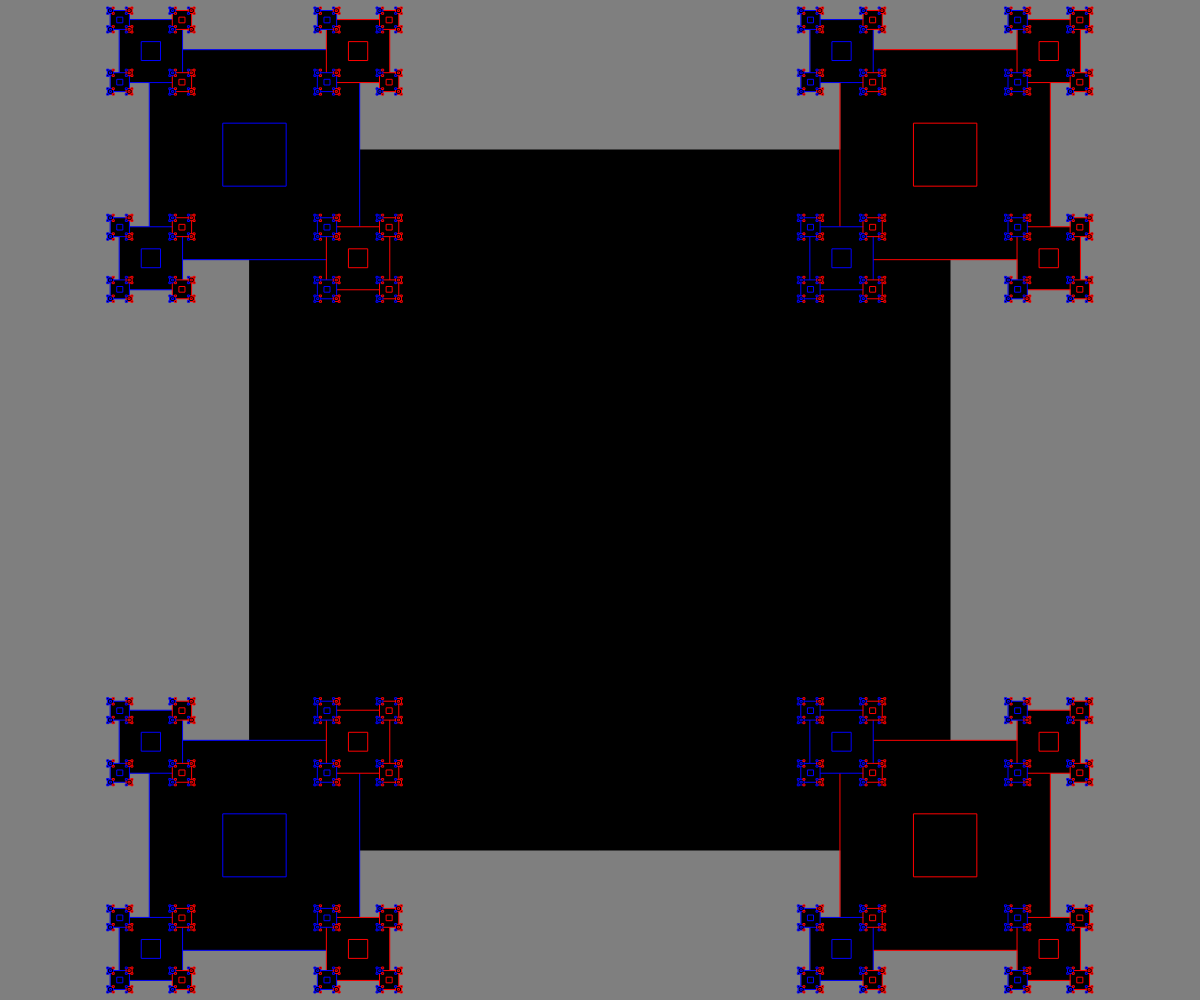
Frame 1 (no input)
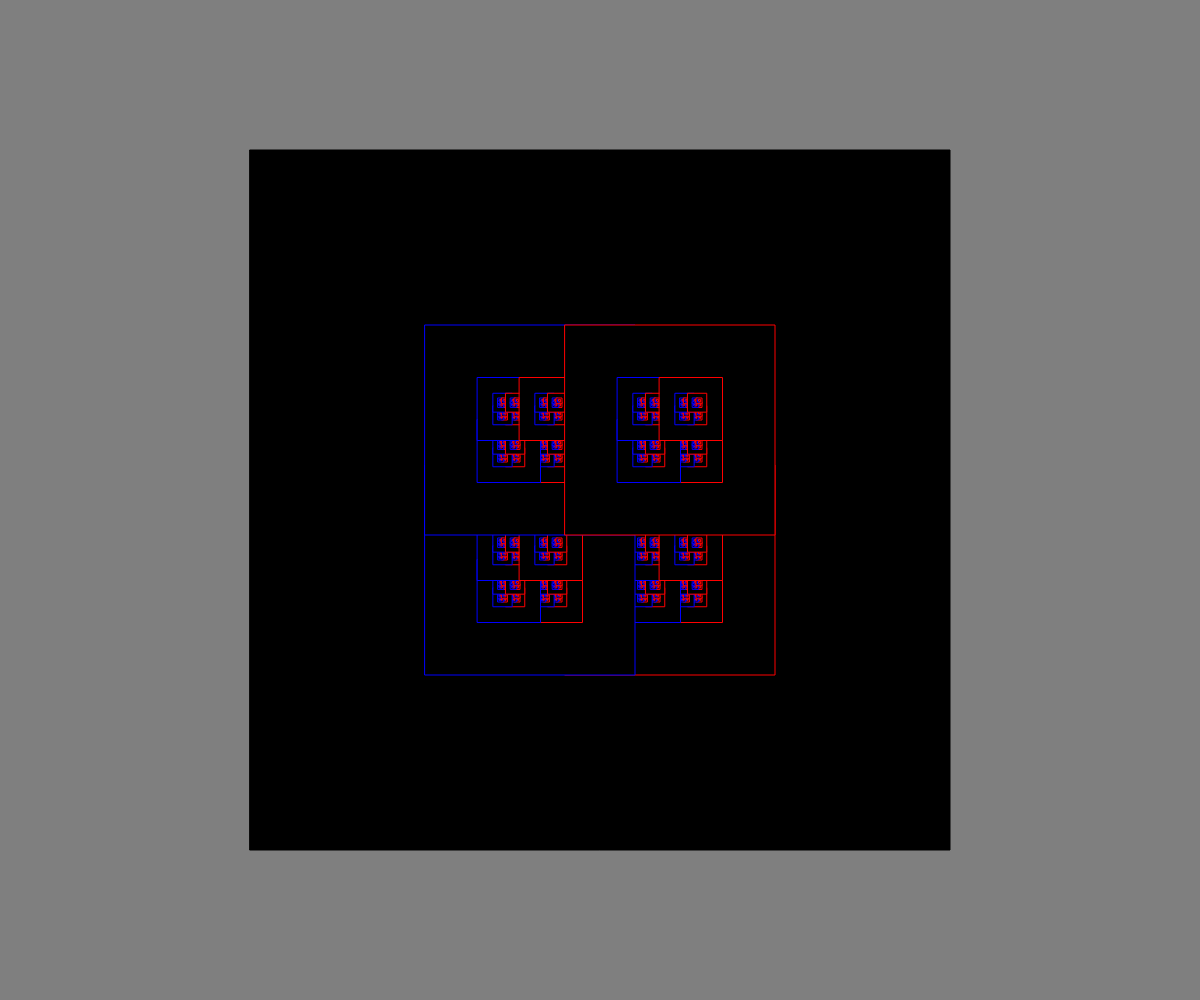
Frame 60 (no input)
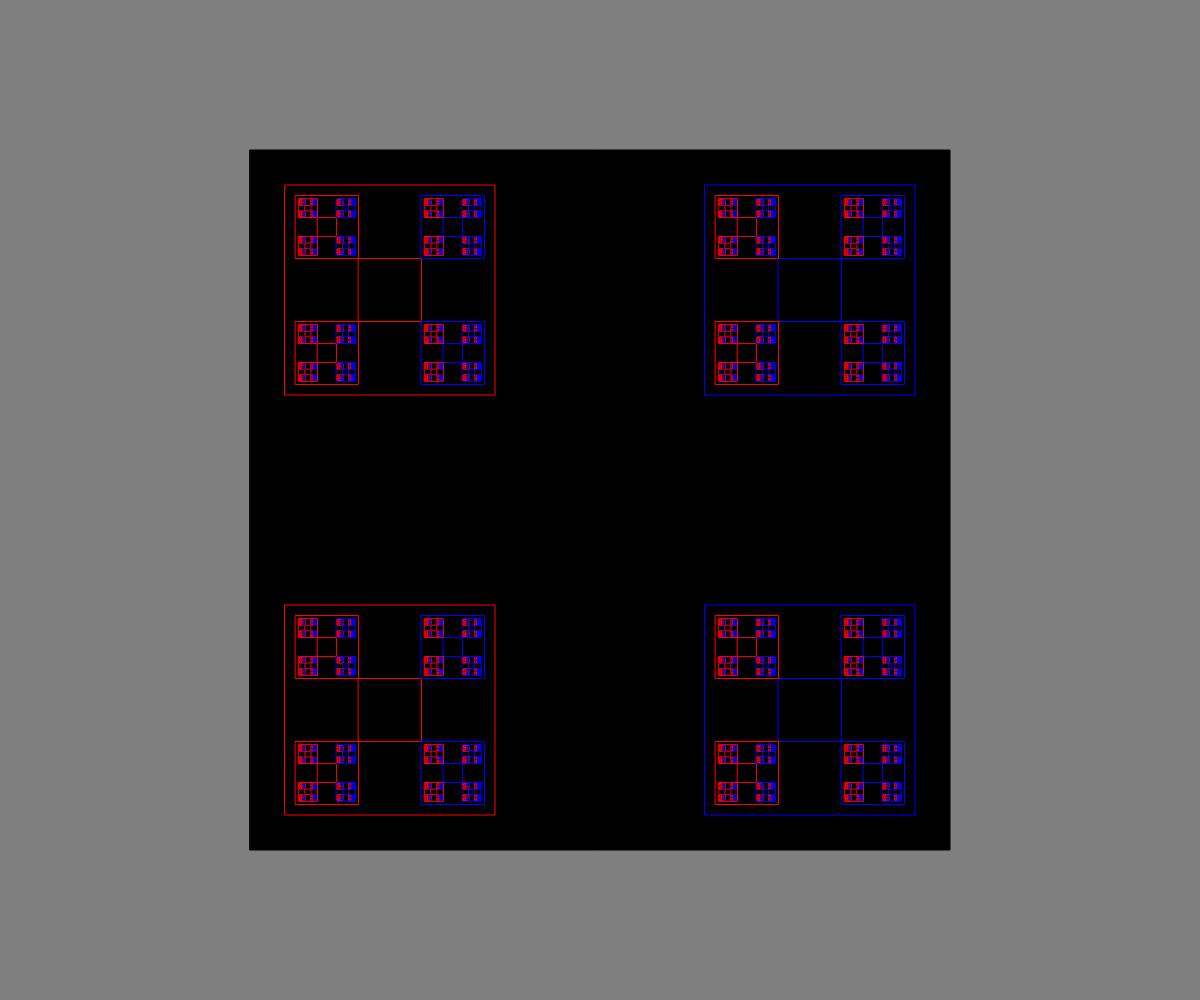
Frame 120 (the mouse pressed at the canvas centre since frame 60)

The p5.js sketch that drew these frames (run headless with seeded random() and noise() and a simulated clock; from frame 60 on, the mouse is pressed at the canvas centre):

// p5.js sketch
// ── sketch.js
function setup() {
  createCanvas(innerWidth, innerHeight)
  frameRate(30)
}

function draw() {
  background(127)
  translate(width / 2, height / 2)
  
  let s_ratio = 0.3
  let x_ratio = map(frameCount % 150, 0, 150, -0.5, 0.5)
  let y_ratio = map(frameCount % 150, 0, 150, -0.5, 0.5)
  drawSquare(0, 0, min(width, height) * 0.70, s_ratio, x_ratio, y_ratio)
}

function drawSquare(cx, cy, s, s_ratio, x_ratio, y_ratio, i=0) {

  if (i >= 0) {
    fill('black')
    rect(cx - s / 2, cy - s / 2, s, s)
  }

  if (s > 4) {
    // center
    drawSquare(cx, cy, s * s_ratio, 0, 0, 0, i+1)

    // top-left
    push()
    stroke('red')
    drawSquare(cx - s * x_ratio, cy - s * y_ratio, s * s_ratio, s_ratio, x_ratio, y_ratio, i+1)
    pop()

    // top-right
    push()
    stroke('blue')
    drawSquare(cx + s * x_ratio, cy - s * y_ratio, s * s_ratio, s_ratio, x_ratio, y_ratio, i+1)
    pop()

    // bottom-right
    push()
    stroke('blue')
    drawSquare(cx + s * x_ratio , cy + s * y_ratio, s * s_ratio, s_ratio, x_ratio, y_ratio, i+1)
    pop()
    
    // bottom-left
    push()
    stroke('red')
    drawSquare(cx - s * x_ratio, cy + s * y_ratio, s * s_ratio, s_ratio, x_ratio, y_ratio, i+1)
    pop()
  }
}
